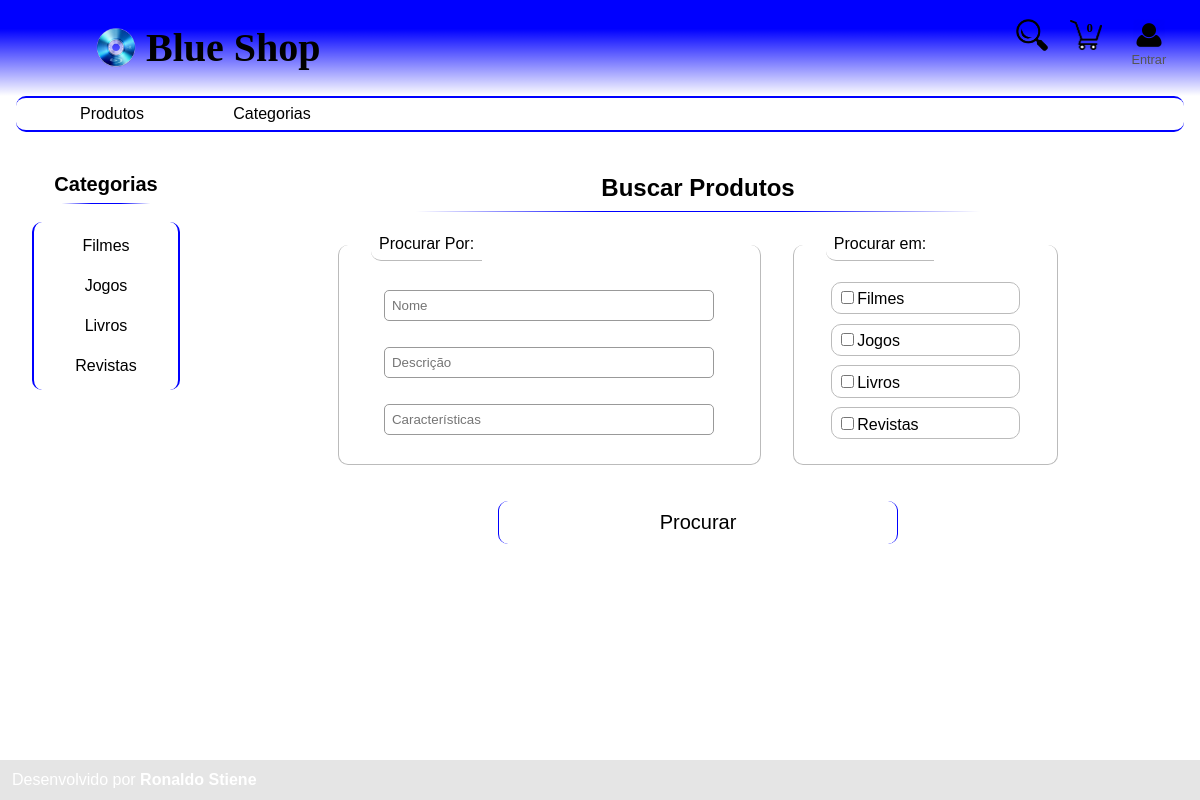
Page /produto/pesquisa/index.php on the committed database.
### tables this page shows
CREATE TABLE categorias
(
    id INT NOT NULL AUTO_INCREMENT,
    nome VARCHAR(150) NOT NULL,
    PRIMARY KEY(id)
);

### src/lib/Tools/Loader.php (called while the page is built, shortened)
<?php
class Loader
{
	private $mainPath;
	private $headerPath;
	public function __construct( $file )
	{
		$this->mainPath = $this->returnDir( dirname( $file ) );
		$this->headerPath = self::setSeparator( 'src' );
		$this->categoryAsidePath = self::setSeparator( 'src' );
	}
	public function loadHeader( $assets, $title = false )
	{
		include $this->mainPath . $this->headerPath . 'header.php';
	}
	public function loadFooter()
	{
		include $this->mainPath . $this->headerPath . 'footer.php';
	}
    public function loadCategoryAside()
    {
        include $this->mainPath . $this->categoryAsidePath . 'category_aside.php';
    }
	private static function returnDir( $path )
	{
		$totalPath = str_replace( MAIN_DIR, "", $path );
		$finalPath = "";
		for ( $i = 0; $i < substr_count( $totalPath, DIRECTORY_SEPARATOR ); $i++ ) {
			$finalPath .= self::setSeparator( ".." );
		}
		return $finalPath;
	}
	private static function setSeparator( $path )
	{
		return $path . DIRECTORY_SEPARATOR;
	}
}

### src/lib/Category.php (called while the page is built, shortened)
<?php
class Category
{
    public static function getCategories()
    {
        $query = 'SELECT id, nome
                  FROM categorias
                  ORDER BY nome';
        $connection = Connection::connectDB();
        $stmt = $connection->prepare( $query );
        $stmt->execute();
        return $stmt->fetchAll();
    }
}

### produto/pesquisa/index.php (the view, shortened to what this page needs)
<?php
$categories = Category::getCategories();
$loader = new Loader( __FILE__ );
?>
<?php $loader->loadHeader( "search" ) ?>
		<?php $loader->loadLogin() ?>
		<?php $loader->loadCategoryAside() ?>
        <main class="main seach">
            <div class="main-title seach-title">
                <h3>Buscar Produtos</h3>
            </div>
            <form class="search-form" action="<?= INDEX_PATH ?>/produto/pesquisa/post.php" method="post">
                <div class="search-form-field">
                    <fieldset class="search-by">
                        <legend>Procurar Por:</legend>
                        <div class="search-input-section">
                            <input class="input search-input" type="text" name="name" placeholder="Nome">
                            <input class="input search-input" type="text" name="description" placeholder="Descrição">
                            <input class="input search-input" type="text" name="features" placeholder="Características">
                        </div>
                    </fieldset>
                    <fieldset class="search-in">
                        <legend>Procurar em:</legend>
                        <div class="search-input-section">
                        <?php foreach ( $categories as $category ): ?>
                            <label class="search-category"><input type="checkbox" name="category[ ]" value="<?= $category[ 'id' ] ?>"><?= $category[ 'nome' ] ?></label>
                        <?php endforeach ?>
                        </div>
                    </fieldset>
                </div>
                <button class="button search-button" type="submit">Procurar</button>
            </form>
        </main>

### src/category_aside.php (shortened to what this page needs)
<?php
$categories = Category::getCategories();
?>
        <aside class="side-menu">
            <h4 class="side-menu-title">Categorias</h4>
            <div class="side-menu-itens">
                <ul>
                    <?php foreach($categories as $category): ?>
                    <a href="<?= INDEX_PATH ?>/produto/<?= strtolower( $category[ 'nome' ] ) ?>"><li class="side-menu-item"><?= $category['nome'] ?></li></a>
                    <?php endforeach ?>
                </ul>
            </div>
        </aside>

### assets/css/master.css (style rules this page uses)
body { font-family: sans-serif; }
a { text-decoration: none; color: black; }
.button { border: 0; border-left: 1px solid #00F; border-right: 1px solid #00F; border-radius: 10px; background: none; }
.input { padding: .25em; border: 1px solid #999; border-radius: 5px; }
.main { display: flex; flex-direction: column; justify-content: space-between; margin: 1em; padding: 1em; }
.main-title { padding: .5em; background: linear-gradient(to left, transparent, transparent 20%, #00F 40%, #00F 60%, transparent 80%, transparent); background-repeat: no-repeat; background-size: 100% 1px; background-position: bottom; font-size: 1.5em; font-weight: bold; text-align: center; }

### assets/css/aside.css (style rules this page uses)
.side-menu { display: flex; flex-direction: column; float: left; width: 15%; margin: 1em; padding: 1em; box-sizing: border-box; text-align: center; }
.side-menu-title { margin-bottom: .5em; padding: .5em; background: linear-gradient(to left, transparent, transparent 20%, #00F 40%, #00F 60%, transparent 80%, transparent); background-repeat: no-repeat; background-size: 100% 1px; background-position: bottom; font-size: 1.25em; font-weight: bold; }
.side-menu-itens { margin-top: .5em; margin-bottom: .5em; padding: .25em; border-left: 2px solid #00F; border-right: 2px solid #00F; border-radius: 10px; }
.side-menu-item { padding: .75em; }

### assets/css/search.css (style rules this page uses)
.search-form { display: flex; flex-direction: column; align-items: center; }
.search-form-field { display: flex; flex-direction: row; justify-content: center; width: 80%; margin: auto; }
.search-by { flex: 2; margin: 1em; border: 1px solid #BBB; border-top: 0; border-radius: 10px; }
.search-in { width: 35%; margin: 1em; border: 1px solid #BBB; border-top: 0; border-radius: 10px; }
.search-form legend { margin-bottom: 1em; margin-left: 2em; padding: .5em; border-bottom: 1px solid #BBB; border-radius: 0 0 0 10px; }
.search-by .search-input-section { display: flex; flex-direction: column; padding-bottom: 1em; padding-left: 2em; padding-right: 2em; }
.search-in .search-input-section { display: flex; flex-direction: column; justify-content: center; padding-left: 2em; padding-right: 2em; }
.search-input { flex-grow: 1; margin: 1em; padding: .5em; }
.search-category { margin: .3em; padding: .35em; border: 1px solid #BBB; border-radius: 10px; }
.search-button { width: 20em; margin: auto; margin: 1em; padding: .5em; font-size: 1.25em; }

### rows in the picture
categorias: nome "Filmes"
categorias: nome "Jogos"
categorias: nome "Livros"
categorias: nome "Revistas"
